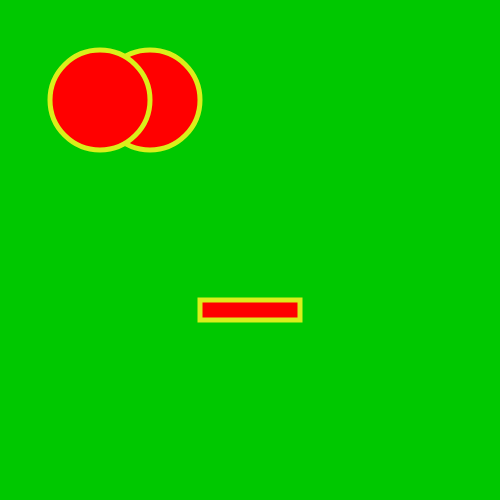
Frame 1 (no input)
Frame 60 (no input): identical to frame 1, image omitted
Frame 120 (the mouse pressed at the canvas centre since frame 60): identical to frame 1, image omitted

The p5.js sketch that drew this single still picture (run headless with seeded random() and noise() and a simulated clock; from frame 60 on, the mouse is pressed at the canvas centre):

// p5.js sketch
// ── sketch.js
function setup() {
	createCanvas(500, 500);			  //Create a canvas that is 500 wide by 500 tall

								                //Colors are set as (red, green, blue)
	background(0, 200, 0);			  //Set the background to a light green

	fill(255, 0, 0);				      //Set the fill to red
	stroke(218, 239, 26);			    //Set the stroke to yellowish
	strokeWeight(5);				      //Make the stroke bigger

	ellipse(150, 100, 100, 100);	//Draw an ellipse
	ellipse(100, 100, 100, 100);	//Draw an ellipse on top of the first

	rect(200, 300, 100, 20);		  //Draw a rectangle

	console.log("Hello");			    //Print text out to the console

}

function draw() {
  
}
